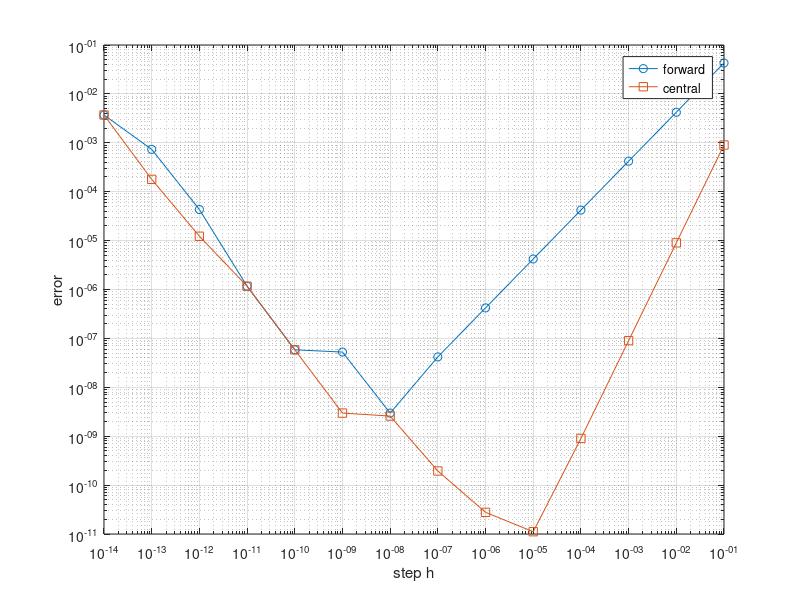

Write MATLAB code to recreate this figure.
% Day 077 · Numerical Differentiation and Finite Differences — The step-size trade-off
% Run: open this file in MATLAB and press Run (or type example_2 in the Command Window)

f = @sin; x0 = 1; exact = cos(1);
hs = 10.^(-1:-1:-14);
err_fwd = abs((f(x0 + hs) - f(x0)) ./ hs - exact);
err_cen = abs((f(x0 + hs) - f(x0 - hs)) ./ (2*hs) - exact);
loglog(hs, err_fwd, 'o-', hs, err_cen, 's-'); grid on
xlabel('step h'); ylabel('error'); legend('forward', 'central')
[~, k1] = min(err_fwd); [~, k2] = min(err_cen);
fprintf('Best h: forward %.0e (error %.1e), central %.0e (error %.1e)\n', hs(k1), err_fwd(k1), hs(k2), err_cen(k2));
